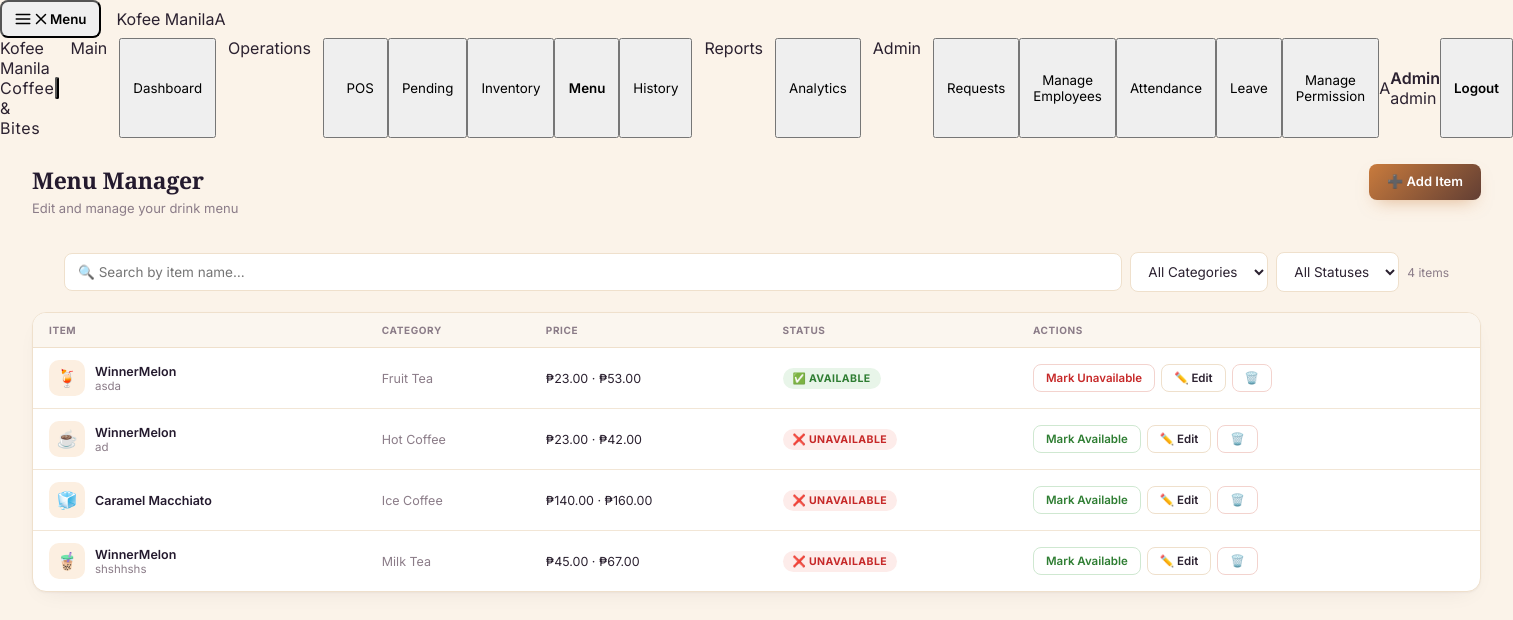
Page /POS/php/add_item.php (signed in) on the committed database.
### tables this page shows
CREATE TABLE `products` (
  `id` int(50) NOT NULL,
  `name` varchar(255) NOT NULL,
  `description` varchar(255) NOT NULL DEFAULT '',
  `price_small` decimal(10,2) NOT NULL DEFAULT 0.00,
  `price_large` decimal(10,2) NOT NULL DEFAULT 0.00,
  `price` int(12) NOT NULL,
  `stock` int(12) NOT NULL DEFAULT 0,
  `category_id` int(12) NOT NULL,
  `created_at` date NOT NULL DEFAULT curdate(),
  `updated_at` date NOT NULL DEFAULT curdate(),
  `image_path` varchar(255) DEFAULT NULL,
  `is_deleted` tinyint(1) NOT NULL DEFAULT 0
);

CREATE TABLE `categories` (
  `id` int(12) NOT NULL,
  `category_name` varchar(255) NOT NULL
);

### POS/api/add_item.php (called while the page is built, shortened)
<?php
require_once '../includes/permissions.php';
$pdo = get_db();
$products = $pdo->query("
    SELECT p.*, c.category_name
    FROM products p
    LEFT JOIN categories c ON CAST(c.id AS CHAR) = p.category_id
    ORDER BY c.category_name, p.name
")->fetchAll();
?>

### POS/includes/permissions.php (called while the page is built, shortened)
<?php
function has_permission(string $perm_key): bool {
    $roles = [];
    if (!empty($_SESSION['roles']) && is_array($_SESSION['roles'])) {
        $roles = $_SESSION['roles'];
    } elseif (!empty($_SESSION['role'])) {
        $roles = [$_SESSION['role']];
    }
    if (in_array('admin', $roles, true)) {
        return true;
    }
    return false;
}
?>

### POS/php/add_item.php (the view, shortened to what this page needs)
<?php
require_once '../includes/permissions.php';
include("../api/add_item.php");
?>
<!DOCTYPE html>
<html lang="en">
<head>
  <link rel="stylesheet" href="../css/style.css"/>
  <link rel="stylesheet" href="../css/sidebar.css"/>
</head>
<body>
<?php include("../includes/sidebar.php"); ?>
<div id="page-menu-manager" class="page active">
  <div class="page-header">
    <div>
      <h1>Menu Manager</h1>
      <p>Edit and manage your drink menu</p>
    </div>
   <button class="btn-msave" onclick="openAdd()">
    ➕ Add Item
</button>
  </div>
  <div class="page-body">
    <div class="filter-bar" style="align-items:center">
      <input class="filter-input" type="text" id="search-products"
             placeholder="🔍 Search by item name…" oninput="applyFilters()"
             style="flex:1;min-width:220px"/>
      <select class="filter-select" id="filter-category" onchange="applyFilters()" style="width:auto">
        <option value="">All Categories</option>
      </select>
      <select class="filter-select" id="filter-status" onchange="applyFilters()" style="width:auto">
        <option value="">All Statuses</option>
      </select>
      <span id="record-count" style="font-size:12px;color:var(--text-muted);white-space:nowrap;margin-left:auto"></span>
    </div>
    <div class="table-scroll-wrapper">
      <table>
        <thead>
          <tr>
            <th>Item</th>
            <th>Category</th>
            <th>Price</th>
            <th>Status</th>
            <th>Actions</th>
          </tr>
        </thead>
        <tbody id="menu-tbody">
          <?php if (empty($products)): ?>
          <tr class="empty-row"><td colspan="5">🫙 No menu items yet — add drinks from the Inventory module first.</td></tr>
          <?php else: ?>
            <?php
            $cat_icons = ['Ice Coffee'=>'🧊','Hot Coffee'=>'☕','Milk Tea'=>'🧋','Fruit Tea'=>'🍹'];
            foreach ($products as $p):
              $available = (int)$p['stock'] > 0;
              $cat_name  = $p['category_name'] ?? '—';
              $icon      = $cat_icons[$cat_name] ?? '🥤';
              $edit_data = htmlspecialchars(json_encode([
                'id'          => $p['id'],
                'name'        => $p['name'],
                'description' => $p['description'],
                'price_small' => $p['price_small'],
                'price_large' => $p['price_large'],
                'category_id' => $p['category_id'],
              ]), ENT_QUOTES);
            ?>
            <tr class="menu-row" id="prow-<?= $p['id'] ?>"
                data-cat="<?= (int)$p['category_id'] ?>"
                data-status="<?= $available ? 'available' : 'unavailable' ?>"
                data-name="<?= htmlspecialchars(strtolower($p['name'])) ?>">
              <td>
                <div style="display:flex;align-items:center;gap:10px">
                  <div style="width:36px;height:36px;border-radius:10px;background:var(--accent-lt);display:flex;align-items:center;justify-content:center;font-size:17px;flex-shrink:0"><?= $icon ?></div>
                  <div>
                    <div class="prod-name" style="font-weight:600;color:var(--espresso)"><?= htmlspecialchars($p['name']) ?></div>
                    <?php if (!empty($p['description'])): ?>
                      <div style="font-size:11.5px;color:var(--text-muted)"><?= htmlspecialchars($p['description']) ?></div>
                    <?php endif; ?>
                  </div>
                </div>
              </td>
              <td class="muted-cell"><?= htmlspecialchars($cat_name) ?></td>
              <td class="prod-price">₱<?= number_format($p['price_small'], 2) ?> · ₱<?= number_format($p['price_large'], 2) ?></td>
              <td>
                <span class="status-badge <?= $available ? 'status-active' : 'status-blocked' ?>" id="status-<?= $p['id'] ?>">
                  <?= $available ? '✅ Available' : '❌ Unavailable' ?>
                </span>
              </td>
              <td>
                <div class="act-group">
                  <?php if (has_permission('menu.edit')): ?>
                  <button class="act-btn <?= $available ? 'act-hold' : 'act-activate' ?>"
                          id="toggle-<?= $p['id'] ?>"
                          data-state="<?= $available ? 'on' : 'off' ?>"
                          onclick="toggleAvail(<?= $p['id'] ?>, this)">
                    <?= $available ? 'Mark Unavailable' : 'Mark Available' ?>
                  </button>
                  <button class="act-btn" onclick='openEdit(<?= $edit_data ?>)'>✏️ Edit</button>
                  <?php endif; ?>
                  <?php if (has_permission('menu.delete')): ?>
                  <button class="act-btn act-block" onclick="confirmDelete(<?= $p['id'] ?>, <?= json_encode($p['name']) ?>)">🗑️</button>
                  <?php endif; ?>
                </div>
              </td>
            </tr>
            <?php endforeach; ?>
          <?php endif; ?>
        </tbody>
      </table>
    </div>
  </div>
</div>
</body>
</html>

### rows in the picture
products: category.category_name "🍹", name "WinnerMelon", description "asda", category.category_name "Fruit Tea", price_small "23.00", price_large "53.00", stock "✅ AVAILABLE"
products: category.category_name "☕", name "WinnerMelon", description "ad", category.category_name "Hot Coffee", price_small "23.00", price_large "42.00", stock "❌ UNAVAILABLE"
products: category.category_name "🧊", name "Caramel Macchiato", category.category_name "Ice Coffee", price_small "140.00", price_large "160.00", stock "❌ UNAVAILABLE"
products: category.category_name "🧋", name "WinnerMelon", description "shshhshs", category.category_name "Milk Tea", price_small "45.00", price_large "67.00", stock "❌ UNAVAILABLE"

### other values in the picture
$initials "A"
$user['firstname'] ?: $user['username'] "Admin"
implode(' + ', $roles) "admin"
